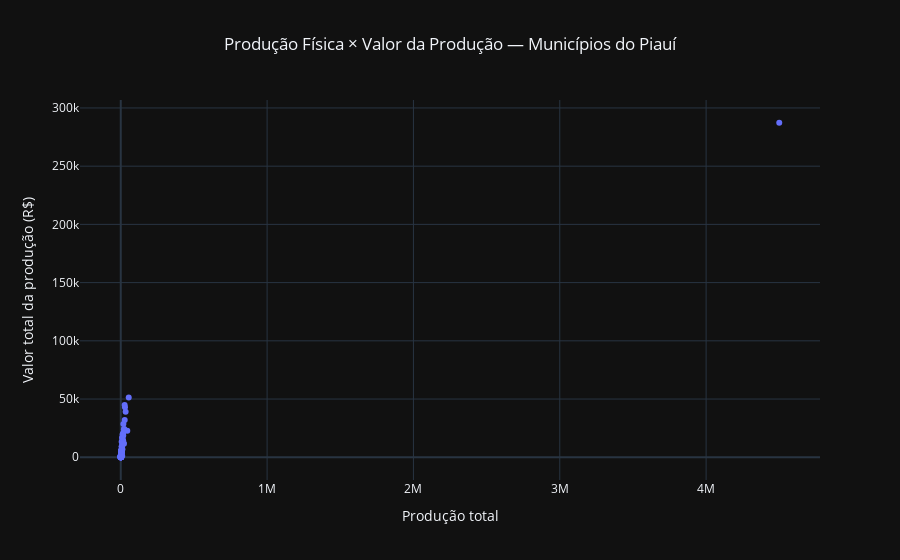

The notebook cell this image was saved under:
### Markdown cell above
# Produção × Valor (Dispersão Municipal)

Quais Municípios que produzem mais são os que mais geram valor?

### Code cell
# Visualização da relação entre produção física e valor da produção por município
fig = px.scatter(
    ranking_municipios,
    x="producao_total",
    y="valor_total_producao",
    hover_name="nome_municipio",
    title="Produção Física × Valor da Produção — Municípios do Piauí",
    labels={
        "producao_total": "Produção total",
        "valor_total_producao": "Valor total da produção (R$)"
    }
)

fig.update_layout(
    template="plotly_dark",
    title_x=0.5
)

fig.show()

### Figure 1 — Plotly figure (JSON) as saved in the notebook; plotly's stock layout.template omitted (floating-point values rounded to 4 significant figures; data arrays with more than 128 entries replaced by an {"elided": "..."} marker saying what was removed)
{"data": [{"hovertemplate": "<b>%{hovertext}</b><br><br>Produção total=%{x}<br>Valor total da produção (R$)=%{y}<extra></extra>", "hovertext": {"elided": "211 str values"}, "legendgroup": "", "marker": {"color": "#636efa", "symbol": "circle"}, "mode": "markers", "name": "", "orientation": "v", "showlegend": false, "type": "scatter", "x": {"elided": "211 int values"}, "xaxis": "x", "y": {"elided": "211 float values"}, "yaxis": "y"}], "layout": {"legend": {"tracegroupgap": 0}, "title": {"text": "Produção Física × Valor da Produção — Municípios do Piauí", "x": 0.5}, "xaxis": {"anchor": "y", "domain": [0, 1], "title": {"text": "Produção total"}}, "yaxis": {"anchor": "x", "domain": [0, 1], "title": {"text": "Valor total da produção (R$)"}}}}
